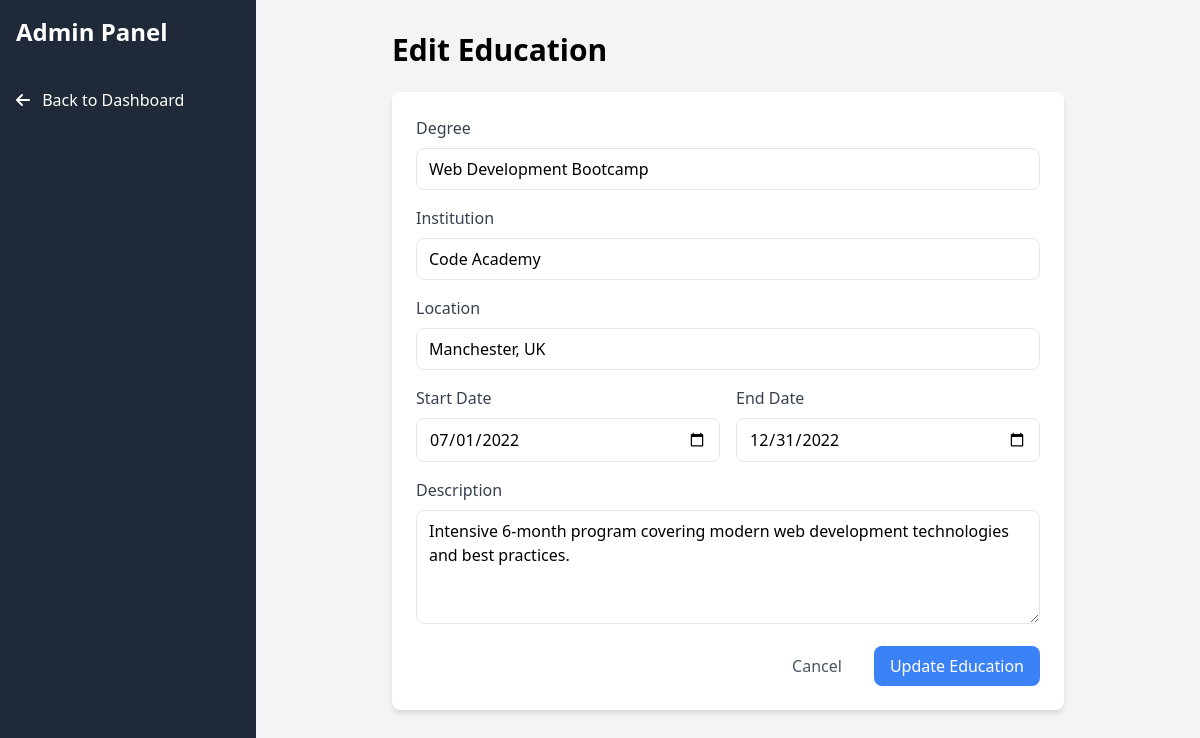
The app's page /admin/edit_education.php?id=2 (signed in) with its own data.
### tables this page shows
CREATE TABLE IF NOT EXISTS education (
    id INT AUTO_INCREMENT PRIMARY KEY,
    degree VARCHAR(255) NOT NULL,
    institution VARCHAR(255) NOT NULL,
    location VARCHAR(255) NOT NULL,
    start_date DATE NOT NULL,
    end_date DATE,
    description TEXT,
    created_at TIMESTAMP DEFAULT CURRENT_TIMESTAMP
);

### admin/edit_education.php (the view, shortened to what this page needs)
<?php
require_once '../inc/config.php';
$education_id = (int)$_GET['id'];
try {
    $stmt = $pdo->prepare("SELECT * FROM education WHERE id = ?");
    $stmt->execute([$education_id]);
    $education = $stmt->fetch();
} catch (PDOException $e) {
    $error = "Error fetching education data: " . $e->getMessage();
}
?>
<!DOCTYPE html>
<html lang="en">
<head>
    <script src="https://cdn.tailwindcss.com"></script>
    <link rel="stylesheet" href="https://cdnjs.cloudflare.com/ajax/libs/font-awesome/6.0.0/css/all.min.css">
</head>
<body class="bg-gray-100">
    <div class="min-h-screen flex">
        <div class="w-64 bg-gray-800 text-white">
            <div class="p-4">
                <h2 class="text-2xl font-bold">Admin Panel</h2>
            </div>
            <nav class="mt-4">
                <a href="index.php" class="block px-4 py-2 hover:bg-gray-700">
                    <i class="fas fa-arrow-left mr-2"></i> Back to Dashboard
                </a>
            </nav>
        </div>
        <div class="flex-1 p-8">
            <div class="max-w-2xl mx-auto">
                <h1 class="text-3xl font-bold mb-6">Edit Education</h1>
                <form method="POST" class="bg-white rounded-lg shadow-md p-6">
                    <div class="space-y-4">
                        <div>
                            <label class="block text-gray-700 mb-2" for="degree">Degree</label>
                            <input type="text" id="degree" name="degree" required
                                   value="<?php echo htmlspecialchars($education['degree']); ?>"
                                   class="w-full px-3 py-2 border rounded-lg focus:outline-none focus:ring-2 focus:ring-blue-500">
                        </div>
                        <div>
                            <label class="block text-gray-700 mb-2" for="institution">Institution</label>
                            <input type="text" id="institution" name="institution" required
                                   value="<?php echo htmlspecialchars($education['institution']); ?>"
                                   class="w-full px-3 py-2 border rounded-lg focus:outline-none focus:ring-2 focus:ring-blue-500">
                        </div>
                        <div>
                            <label class="block text-gray-700 mb-2" for="location">Location</label>
                            <input type="text" id="location" name="location" required
                                   value="<?php echo htmlspecialchars($education['location']); ?>"
                                   class="w-full px-3 py-2 border rounded-lg focus:outline-none focus:ring-2 focus:ring-blue-500">
                        </div>
                        <div class="grid grid-cols-2 gap-4">
                            <div>
                                <label class="block text-gray-700 mb-2" for="start_date">Start Date</label>
                                <input type="date" id="start_date" name="start_date" required
                                       value="<?php echo $education['start_date']; ?>"
                                       class="w-full px-3 py-2 border rounded-lg focus:outline-none focus:ring-2 focus:ring-blue-500">
                            </div>
                            <div>
                                <label class="block text-gray-700 mb-2" for="end_date">End Date</label>
                                <input type="date" id="end_date" name="end_date"
                                       value="<?php echo $education['end_date']; ?>"
                                       class="w-full px-3 py-2 border rounded-lg focus:outline-none focus:ring-2 focus:ring-blue-500">
                            </div>
                        </div>
                        <div>
                            <label class="block text-gray-700 mb-2" for="description">Description</label>
                            <textarea id="description" name="description" rows="4" required
                                      class="w-full px-3 py-2 border rounded-lg focus:outline-none focus:ring-2 focus:ring-blue-500"><?php echo htmlspecialchars($education['description']); ?></textarea>
                        </div>
                        <div class="flex justify-end space-x-4">
                            <a href="index.php" class="px-4 py-2 text-gray-600 hover:text-gray-800">Cancel</a>
                            <button type="submit" class="px-4 py-2 bg-blue-500 text-white rounded-lg hover:bg-blue-600">
                                Update Education
                            </button>
                        </div>
                    </div>
                </form>
            </div>
        </div>
    </div>
</body>
</html>

### records on screen
education: degree "Web Development Bootcamp", institution "Code Academy", location "Manchester, UK", start_date "07/01/2022", end_date "12/31/2022", description "Intensive 6-month program covering modern web development technologies and best practices."
